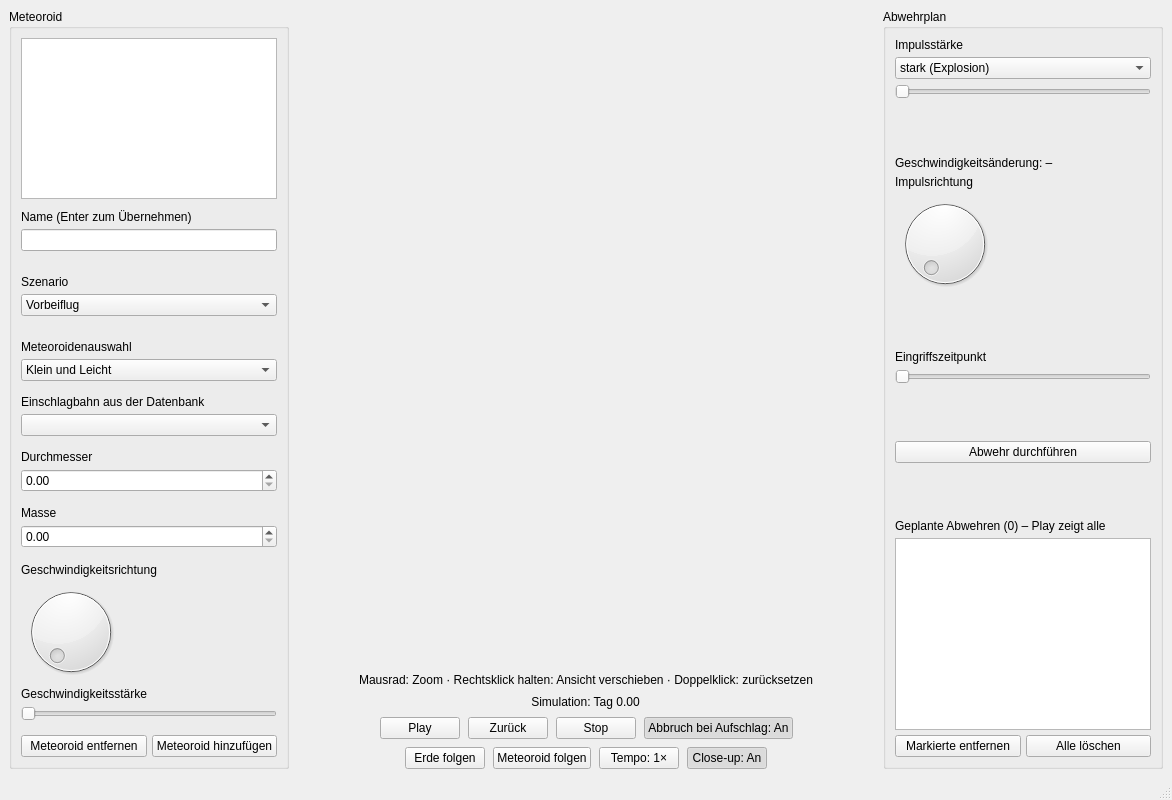
<?xml version="1.0" encoding="UTF-8"?>
<ui version="4.0">
 <class>MainWindow</class>
 <widget class="QMainWindow" name="MainWindow">
  <property name="geometry">
   <rect>
    <x>0</x>
    <y>0</y>
    <width>1172</width>
    <height>800</height>
   </rect>
  </property>
  <property name="minimumSize">
   <size>
    <width>1120</width>
    <height>735</height>
   </size>
  </property>
  <property name="windowTitle">
   <string>SimTools – Meteoroidenabwehr</string>
  </property>
  <widget class="QWidget" name="centralwidget">
   <layout class="QHBoxLayout" name="horizontalLayout" stretch="0,1,0">
    <property name="spacing">
     <number>8</number>
    </property>
    <item alignment="Qt::AlignmentFlag::AlignTop">
     <widget class="QGroupBox" name="meteoroid">
      <property name="sizePolicy">
       <sizepolicy hsizetype="Fixed" vsizetype="Expanding">
        <horstretch>0</horstretch>
        <verstretch>0</verstretch>
       </sizepolicy>
      </property>
      <property name="title">
       <string>Meteoroid</string>
      </property>
      <layout class="QHBoxLayout" name="horizontalLayout_5">
       <item>
        <layout class="QVBoxLayout" name="verticalLayout">
         <property name="spacing">
          <number>5</number>
         </property>
         <item>
          <widget class="QListWidget" name="listWidget"/>
         </item>
         <item>
          <spacer name="meteoroidenListeAbstand">
           <property name="orientation">
            <enum>Qt::Orientation::Vertical</enum>
           </property>
           <property name="sizeType">
            <enum>QSizePolicy::Policy::Fixed</enum>
           </property>
           <property name="sizeHint" stdset="0">
            <size>
             <width>20</width>
             <height>6</height>
            </size>
           </property>
          </spacer>
         </item>
         <item>
          <widget class="QLabel" name="MeteoroidNameLabel">
           <property name="text">
            <string>Name (Enter zum Übernehmen)</string>
           </property>
          </widget>
         </item>
         <item>
          <widget class="QLineEdit" name="MeteoroidNameEingabe"/>
         </item>
         <item>
          <spacer name="verticalSpacer_6">
           <property name="orientation">
            <enum>Qt::Orientation::Vertical</enum>
           </property>
           <property name="sizeHint" stdset="0">
            <size>
             <width>20</width>
             <height>40</height>
            </size>
           </property>
          </spacer>
         </item>
         <item>
          <spacer name="verticalSpacer_10">
           <property name="orientation">
            <enum>Qt::Orientation::Vertical</enum>
           </property>
           <property name="sizeHint" stdset="0">
            <size>
             <width>20</width>
             <height>40</height>
            </size>
           </property>
          </spacer>
         </item>
         <item>
          <widget class="QLabel" name="Szenario">
           <property name="text">
            <string>Szenario</string>
           </property>
          </widget>
         </item>
         <item>
          <widget class="QComboBox" name="SzenarioAuswahl">
           <item>
            <property name="text">
             <string>Vorbeiflug</string>
            </property>
           </item>
           <item>
            <property name="text">
             <string>Kollision</string>
            </property>
           </item>
          </widget>
         </item>
         <item>
          <spacer name="verticalSpacer_14">
           <property name="orientation">
            <enum>Qt::Orientation::Vertical</enum>
           </property>
           <property name="sizeHint" stdset="0">
            <size>
             <width>20</width>
             <height>40</height>
            </size>
           </property>
          </spacer>
         </item>
         <item>
          <spacer name="verticalSpacer_5">
           <property name="orientation">
            <enum>Qt::Orientation::Vertical</enum>
           </property>
           <property name="sizeHint" stdset="0">
            <size>
             <width>20</width>
             <height>40</height>
            </size>
           </property>
          </spacer>
         </item>
         <item>
          <widget class="QLabel" name="Meteoroidenwahl">
           <property name="text">
            <string>Meteoroidenauswahl</string>
           </property>
          </widget>
         </item>
         <item>
          <widget class="QComboBox" name="MeteoroidenAuswahl">
           <item>
            <property name="text">
             <string>Klein und Leicht</string>
            </property>
           </item>
           <item>
            <property name="text">
             <string>Eigener Meteoroid</string>
            </property>
           </item>
           <item>
            <property name="text">
             <string>Groß und Schwer</string>
            </property>
           </item>
          </widget>
         </item>
         <item>
          <spacer name="verticalSpacer_7">
           <property name="orientation">
            <enum>Qt::Orientation::Vertical</enum>
           </property>
           <property name="sizeHint" stdset="0">
            <size>
             <width>20</width>
             <height>40</height>
            </size>
           </property>
          </spacer>
         </item>
         <item>
          <widget class="QLabel" name="KatalogLabel">
           <property name="text">
            <string>Einschlagbahn aus der Datenbank</string>
           </property>
          </widget>
         </item>
         <item>
          <widget class="QComboBox" name="KatalogAuswahl"/>
         </item>
         <item>
          <spacer name="verticalSpacer_4">
           <property name="orientation">
            <enum>Qt::Orientation::Vertical</enum>
           </property>
           <property name="sizeHint" stdset="0">
            <size>
             <width>20</width>
             <height>40</height>
            </size>
           </property>
          </spacer>
         </item>
         <item>
          <widget class="QLabel" name="Durchmesser">
           <property name="text">
            <string>Durchmesser</string>
           </property>
          </widget>
         </item>
         <item>
          <widget class="QDoubleSpinBox" name="GroesseEingabe"/>
         </item>
         <item>
          <spacer name="verticalSpacer_3">
           <property name="orientation">
            <enum>Qt::Orientation::Vertical</enum>
           </property>
           <property name="sizeHint" stdset="0">
            <size>
             <width>20</width>
             <height>40</height>
            </size>
           </property>
          </spacer>
         </item>
         <item>
          <widget class="QLabel" name="Masse">
           <property name="text">
            <string>Masse</string>
           </property>
          </widget>
         </item>
         <item>
          <widget class="QDoubleSpinBox" name="GewichtEingabe"/>
         </item>
         <item>
          <spacer name="verticalSpacer_2">
           <property name="orientation">
            <enum>Qt::Orientation::Vertical</enum>
           </property>
           <property name="sizeHint" stdset="0">
            <size>
             <width>20</width>
             <height>40</height>
            </size>
           </property>
          </spacer>
         </item>
         <item>
          <widget class="QLabel" name="Geschwindigkeit">
           <property name="text">
            <string>Geschwindigkeitsrichtung</string>
           </property>
          </widget>
         </item>
         <item>
          <widget class="QDial" name="GeschwindigkeitsRichtung">
           <property name="sizePolicy">
            <sizepolicy hsizetype="Fixed" vsizetype="Fixed">
             <horstretch>0</horstretch>
             <verstretch>0</verstretch>
            </sizepolicy>
           </property>
          </widget>
         </item>
         <item>
          <widget class="QLabel" name="Geschwindigkeitsstaerke">
           <property name="text">
            <string>Geschwindigkeitsstärke</string>
           </property>
          </widget>
         </item>
         <item>
          <widget class="QSlider" name="GeschwindigkeitRegler">
           <property name="orientation">
            <enum>Qt::Orientation::Horizontal</enum>
           </property>
          </widget>
         </item>
         <item>
          <spacer name="verticalSpacer">
           <property name="orientation">
            <enum>Qt::Orientation::Vertical</enum>
           </property>
           <property name="sizeHint" stdset="0">
            <size>
             <width>20</width>
             <height>40</height>
            </size>
           </property>
          </spacer>
         </item>
         <item>
          <layout class="QHBoxLayout" name="meteoroidButtonLayout">
           <item>
            <widget class="QPushButton" name="MeteoroidEntfernen">
             <property name="text">
              <string>Meteoroid entfernen</string>
             </property>
            </widget>
           </item>
           <item>
            <widget class="QPushButton" name="MeteoroidHinzufuegen">
             <property name="text">
              <string>Meteoroid hinzufügen</string>
             </property>
            </widget>
           </item>
          </layout>
         </item>
        </layout>
       </item>
      </layout>
     </widget>
    </item>
    <item>
     <layout class="QVBoxLayout" name="verticalLayout_4">
      <item>
       <layout class="QVBoxLayout" name="verticalLayout_3" stretch="0,0,0,0,0">
        <item>
         <widget class="QWidget" name="widget" native="true">
          <property name="sizePolicy">
           <sizepolicy hsizetype="Expanding" vsizetype="Expanding">
            <horstretch>0</horstretch>
            <verstretch>0</verstretch>
           </sizepolicy>
          </property>
         </widget>
        </item>
        <item>
         <widget class="QLabel" name="ZoomHinweis">
          <property name="sizePolicy">
           <sizepolicy hsizetype="Preferred" vsizetype="Fixed">
            <horstretch>0</horstretch>
            <verstretch>0</verstretch>
           </sizepolicy>
          </property>
          <property name="text">
           <string>Mausrad: Zoom · Rechtsklick halten: Ansicht verschieben · Doppelklick: zurücksetzen</string>
          </property>
          <property name="alignment">
           <set>Qt::AlignmentFlag::AlignCenter</set>
          </property>
          <property name="wordWrap">
           <bool>true</bool>
          </property>
         </widget>
        </item>
        <item alignment="Qt::AlignmentFlag::AlignHCenter">
         <widget class="QLabel" name="SimulationszeitLabel">
          <property name="sizePolicy">
           <sizepolicy hsizetype="Preferred" vsizetype="Fixed">
            <horstretch>0</horstretch>
            <verstretch>0</verstretch>
           </sizepolicy>
          </property>
          <property name="text">
           <string>Simulation: Tag 0.00</string>
          </property>
          <property name="alignment">
           <set>Qt::AlignmentFlag::AlignCenter</set>
          </property>
          <property name="wordWrap">
           <bool>true</bool>
          </property>
         </widget>
        </item>
        <item>
         <layout class="QHBoxLayout" name="horizontalLayout_2">
          <property name="spacing">
           <number>8</number>
          </property>
          <item>
           <spacer name="horizontalLayout_2_links">
            <property name="orientation">
             <enum>Qt::Orientation::Horizontal</enum>
            </property>
            <property name="sizeType">
             <enum>QSizePolicy::Policy::Expanding</enum>
            </property>
            <property name="sizeHint" stdset="0">
             <size>
              <width>20</width>
              <height>20</height>
             </size>
            </property>
           </spacer>
          </item>
          <item>
           <widget class="QPushButton" name="PlayButton">
            <property name="sizePolicy">
             <sizepolicy hsizetype="Fixed" vsizetype="Fixed">
              <horstretch>0</horstretch>
              <verstretch>0</verstretch>
             </sizepolicy>
            </property>
            <property name="text">
             <string>Play</string>
            </property>
           </widget>
          </item>
          <item>
           <widget class="QPushButton" name="ZurueckButton">
            <property name="sizePolicy">
             <sizepolicy hsizetype="Fixed" vsizetype="Fixed">
              <horstretch>0</horstretch>
              <verstretch>0</verstretch>
             </sizepolicy>
            </property>
            <property name="text">
             <string>Zurück</string>
            </property>
           </widget>
          </item>
          <item>
           <widget class="QPushButton" name="StopButton">
            <property name="sizePolicy">
             <sizepolicy hsizetype="Fixed" vsizetype="Fixed">
              <horstretch>0</horstretch>
              <verstretch>0</verstretch>
             </sizepolicy>
            </property>
            <property name="text">
             <string>Stop</string>
            </property>
           </widget>
          </item>
          <item>
           <widget class="QPushButton" name="ImpactStopButton">
            <property name="sizePolicy"><sizepolicy hsizetype="Fixed" vsizetype="Fixed"><horstretch>0</horstretch><verstretch>0</verstretch></sizepolicy></property>
            <property name="text"><string>Abbruch bei Aufschlag: An</string></property>
            <property name="checkable"><bool>true</bool></property>
            <property name="checked"><bool>true</bool></property>
           </widget>
          </item>
          <item>
           <spacer name="horizontalLayout_2_rechts">
            <property name="orientation">
             <enum>Qt::Orientation::Horizontal</enum>
            </property>
            <property name="sizeType">
             <enum>QSizePolicy::Policy::Expanding</enum>
            </property>
            <property name="sizeHint" stdset="0">
             <size>
              <width>20</width>
              <height>20</height>
             </size>
            </property>
           </spacer>
          </item>
         </layout>
        </item>
        <item>
         <layout class="QHBoxLayout" name="horizontalLayout_3">
          <property name="spacing">
           <number>8</number>
          </property>
          <item>
           <spacer name="horizontalLayout_3_links">
            <property name="orientation">
             <enum>Qt::Orientation::Horizontal</enum>
            </property>
            <property name="sizeType">
             <enum>QSizePolicy::Policy::Expanding</enum>
            </property>
            <property name="sizeHint" stdset="0">
             <size>
              <width>20</width>
              <height>20</height>
             </size>
            </property>
           </spacer>
          </item>
          <item>
           <widget class="QPushButton" name="ErdeFolgenButton">
            <property name="sizePolicy">
             <sizepolicy hsizetype="Fixed" vsizetype="Fixed">
              <horstretch>0</horstretch>
              <verstretch>0</verstretch>
             </sizepolicy>
            </property>
            <property name="text">
             <string>Erde folgen</string>
            </property>
           </widget>
          </item>
          <item>
           <widget class="QPushButton" name="MeteoroidFolgenButton">
            <property name="sizePolicy">
             <sizepolicy hsizetype="Fixed" vsizetype="Fixed">
              <horstretch>0</horstretch>
              <verstretch>0</verstretch>
             </sizepolicy>
            </property>
            <property name="text">
             <string>Meteoroid folgen</string>
            </property>
           </widget>
          </item>
          <item>
           <widget class="QPushButton" name="SimulationTempoButton">
            <property name="sizePolicy">
             <sizepolicy hsizetype="Fixed" vsizetype="Fixed">
              <horstretch>0</horstretch>
              <verstretch>0</verstretch>
             </sizepolicy>
            </property>
            <property name="toolTip">
             <string>Abspielgeschwindigkeit wählen (0,5× bis 4×)</string>
            </property>
            <property name="text">
             <string>Tempo: 1×</string>
            </property>
           </widget>
          </item>
          <item>
           <widget class="QPushButton" name="CloseupButton">
            <property name="sizePolicy"><sizepolicy hsizetype="Fixed" vsizetype="Fixed"><horstretch>0</horstretch><verstretch>0</verstretch></sizepolicy></property>
            <property name="text"><string>Close-up: An</string></property>
            <property name="checkable"><bool>true</bool></property>
            <property name="checked"><bool>true</bool></property>
           </widget>
          </item>
          <item>
           <spacer name="horizontalLayout_3_rechts">
            <property name="orientation">
             <enum>Qt::Orientation::Horizontal</enum>
            </property>
            <property name="sizeType">
             <enum>QSizePolicy::Policy::Expanding</enum>
            </property>
            <property name="sizeHint" stdset="0">
             <size>
              <width>20</width>
              <height>20</height>
             </size>
            </property>
           </spacer>
          </item>
         </layout>
        </item>
       </layout>
      </item>
     </layout>
    </item>
    <item>
     <widget class="QGroupBox" name="abwehrplan">
      <property name="sizePolicy">
       <sizepolicy hsizetype="Fixed" vsizetype="Expanding">
        <horstretch>0</horstretch>
        <verstretch>0</verstretch>
       </sizepolicy>
      </property>
      <property name="title">
       <string>Abwehrplan</string>
      </property>
      <layout class="QHBoxLayout" name="horizontalLayout_4">
       <item>
        <layout class="QVBoxLayout" name="verticalLayout_2">
         <property name="spacing">
          <number>5</number>
         </property>
         <item>
          <widget class="QLabel" name="Impulsstaerke">
           <property name="text">
            <string>Impulsstärke</string>
           </property>
          </widget>
         </item>
         <item>
          <widget class="QComboBox" name="ImpulsstaerkeAuswahl">
           <item>
            <property name="text">
             <string>stark (Explosion)</string>
            </property>
           </item>
           <item>
            <property name="text">
             <string>mittel (Rakete)</string>
            </property>
           </item>
           <item>
            <property name="text">
             <string>leicht (Satellitenstoß)</string>
            </property>
           </item>
           <item>
            <property name="text">
             <string>Eigene Stärke</string>
            </property>
           </item>
          </widget>
         </item>
         <item>
          <widget class="QSlider" name="EigeneImpulsstaerke">
           <property name="orientation">
            <enum>Qt::Orientation::Horizontal</enum>
           </property>
          </widget>
         </item>
         <item>
          <spacer name="verticalSpacer_8">
           <property name="orientation">
            <enum>Qt::Orientation::Vertical</enum>
           </property>
           <property name="sizeHint" stdset="0">
            <size>
             <width>20</width>
             <height>40</height>
            </size>
           </property>
          </spacer>
         </item>
         <item>
          <widget class="QLabel" name="ImpulswirkungLabel">
           <property name="text">
            <string>Geschwindigkeitsänderung: –</string>
           </property>
          </widget>
         </item>
         <item>
          <widget class="QLabel" name="Impulsrichtung">
           <property name="text">
            <string>Impulsrichtung</string>
           </property>
          </widget>
         </item>
         <item>
          <widget class="QDial" name="ImpulsrichtungRegler">
           <property name="sizePolicy">
            <sizepolicy hsizetype="Fixed" vsizetype="Fixed">
             <horstretch>0</horstretch>
             <verstretch>0</verstretch>
            </sizepolicy>
           </property>
           <property name="maximum">
            <number>359</number>
           </property>
          </widget>
         </item>
         <item>
          <spacer name="verticalSpacer_9">
           <property name="orientation">
            <enum>Qt::Orientation::Vertical</enum>
           </property>
           <property name="sizeHint" stdset="0">
            <size>
             <width>20</width>
             <height>40</height>
            </size>
           </property>
          </spacer>
         </item>
         <item>
          <widget class="QLabel" name="Eingriffszeitpunkt">
           <property name="text">
            <string>Eingriffszeitpunkt</string>
           </property>
          </widget>
         </item>
         <item>
          <widget class="QSlider" name="EingriffszeitpunktRegler">
           <property name="orientation">
            <enum>Qt::Orientation::Horizontal</enum>
           </property>
          </widget>
         </item>
         <item>
          <spacer name="verticalSpacer_13">
           <property name="orientation">
            <enum>Qt::Orientation::Vertical</enum>
           </property>
           <property name="sizeHint" stdset="0">
            <size>
             <width>20</width>
             <height>40</height>
            </size>
           </property>
          </spacer>
         </item>
         <item>
          <widget class="QPushButton" name="AbwehrDurchfuehrung">
           <property name="text">
            <string>Abwehr durchführen</string>
           </property>
          </widget>
         </item>
         <item>
          <spacer name="verticalSpacer_12">
           <property name="orientation">
            <enum>Qt::Orientation::Vertical</enum>
           </property>
           <property name="sizeHint" stdset="0">
            <size>
             <width>20</width>
             <height>40</height>
            </size>
           </property>
          </spacer>
         </item>
         <item>
          <widget class="QLabel" name="GeplanteAbwehrenLabel">
           <property name="text">
            <string>Geplante Abwehren (0) – Play zeigt alle</string>
           </property>
          </widget>
         </item>
         <item>
          <widget class="QListWidget" name="GeplanteAbwehren">
           <property name="toolTip">
            <string>Alle vorgemerkten Impulse (Tag | Meteoroid | Winkel | Stärke)</string>
           </property>
          </widget>
         </item>
         <item>
          <layout class="QHBoxLayout" name="abwehrQueueButtons">
           <item>
            <widget class="QPushButton" name="AbwehrEntfernen">
             <property name="text">
              <string>Markierte entfernen</string>
             </property>
            </widget>
           </item>
           <item>
            <widget class="QPushButton" name="AlleAbwehrenLoeschen">
             <property name="text">
              <string>Alle löschen</string>
             </property>
            </widget>
           </item>
          </layout>
         </item>
        </layout>
       </item>
      </layout>
     </widget>
    </item>
   </layout>
  </widget>
  <widget class="QMenuBar" name="menubar">
   <property name="geometry">
    <rect>
     <x>0</x>
     <y>0</y>
     <width>1172</width>
     <height>24</height>
    </rect>
   </property>
  </widget>
  <widget class="QStatusBar" name="statusbar"/>
 </widget>
 <resources/>
 <connections/>
</ui>
